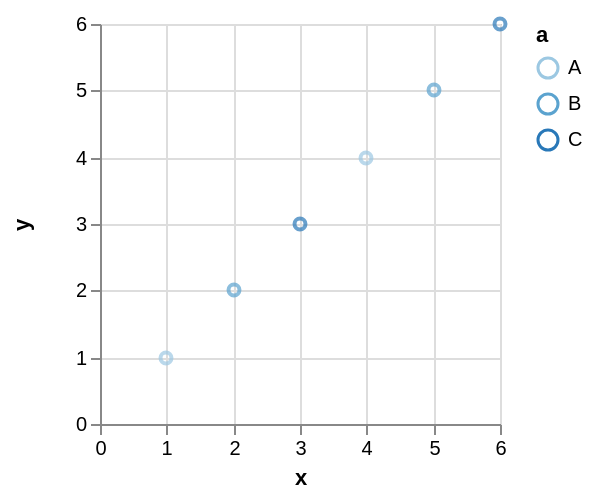

Here is the Vega-Lite specification saved for this chart:
### Vega specification from a JSON file in a GitHub repository (floating-point values rounded to 4 significant figures)
{"$schema": "https://vega.github.io/schema/vega/v3.0.json", "autosize": "pad", "padding": 5, "style": "cell", "data": [{"name": "source_0", "values": [{"a": "B", "x": 2, "y": 2}, {"a": "A", "x": 1, "y": 1}, {"a": "A", "x": 4, "y": 4}, {"a": "B", "x": 5, "y": 5}, {"a": "C", "x": 3, "y": 3}, {"a": "C", "x": 6, "y": 6}]}, {"name": "data_0", "source": "source_0", "transform": [{"type": "formula", "expr": "toNumber(datum[\"x\"])", "as": "x"}, {"type": "formula", "expr": "toNumber(datum[\"y\"])", "as": "y"}, {"type": "filter", "expr": "datum[\"x\"] !== null && !isNaN(datum[\"x\"]) && datum[\"y\"] !== null && !isNaN(datum[\"y\"])"}]}], "signals": [{"name": "width", "update": "200"}, {"name": "height", "update": "200"}], "marks": [{"name": "marks", "type": "symbol", "role": "point", "style": ["point"], "from": {"data": "data_0"}, "encode": {"update": {"x": {"scale": "x", "field": "x"}, "y": {"scale": "y", "field": "y"}, "stroke": {"scale": "color", "field": "a"}, "fill": {"value": "transparent"}, "opacity": {"value": 0.7}}}}], "scales": [{"name": "x", "type": "linear", "domain": {"data": "data_0", "field": "x"}, "range": [0, {"signal": "width"}], "round": true, "nice": true, "zero": true}, {"name": "y", "type": "linear", "domain": {"data": "data_0", "field": "y"}, "range": [{"signal": "height"}, 0], "round": true, "nice": true, "zero": true}, {"name": "color", "type": "ordinal", "domain": {"data": "data_0", "field": "a", "sort": true}, "range": "ordinal"}], "axes": [{"scale": "x", "labelOverlap": true, "orient": "bottom", "tickCount": {"signal": "ceil(width/40)"}, "title": "x", "zindex": 1}, {"scale": "x", "domain": false, "grid": true, "labels": false, "maxExtent": 0, "minExtent": 0, "orient": "bottom", "tickCount": {"signal": "ceil(width/40)"}, "ticks": false, "zindex": 0, "gridScale": "y"}, {"scale": "y", "labelOverlap": true, "orient": "left", "tickCount": {"signal": "ceil(height/40)"}, "title": "y", "zindex": 1}, {"scale": "y", "domain": false, "grid": true, "labels": false, "maxExtent": 0, "minExtent": 0, "orient": "left", "tickCount": {"signal": "ceil(height/40)"}, "ticks": false, "zindex": 0, "gridScale": "x"}], "legends": [{"stroke": "color", "title": "a"}], "config": {"axis": {"domainColor": "#888", "tickColor": "#888"}, "axisY": {"minExtent": 30}, "style": {"cell": {"fill": "transparent", "stroke": "#ccc"}}}}
